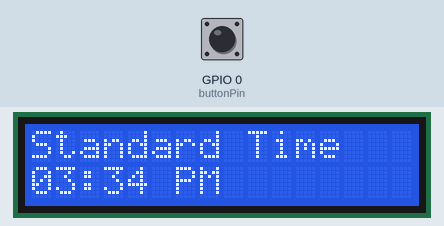
Recording of a sketch running on a simulated ESP32-S3. Parts: 16×2 character LCD. The inputs (shaded band) are chosen by the test bench; at power-on: GPIO 0 (buttonPin) HIGH.

Above: at 1.3 s.
1.4 s: GPIO 0 (buttonPin) pulled LOW for 0.15 s
At 2.6 s:
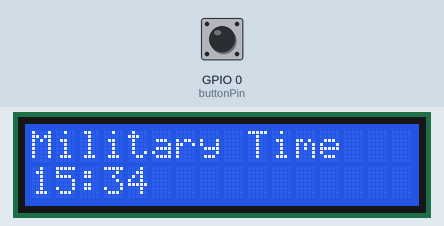
3.0 s: GPIO 0 (buttonPin) pulled LOW for 1 s
At 4.1 s:
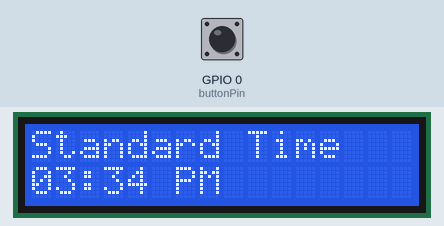
5.5 s: GPIO 0 (buttonPin) pulled LOW for 3.2 s
At 60.5 s:
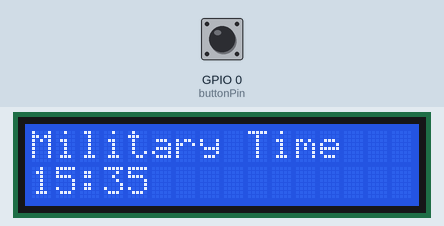
Timing chart, 0 to 61.6 s (numbered marks = the images above; inputs shaded):
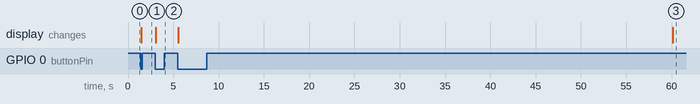

Measured:
- after the input at 1.4 s, the display: changes after 0.05 s (image 1)
- after the input at 3.0 s, the display: changes after 0.05 s (image 2)
- after the input at 5.5 s, the display: first changes after 0.05 s (image 3 shows a later state)

The sketch:

sketch_nov12a_copy_20261113111530_copy_20261113111621.ino
```cpp
#include <Wire.h>
#include <LiquidCrystal_I2C.h>

// LCD setup
LiquidCrystal_I2C lcd(0x27, 16, 2);

// Feather ESP32-S3 BOOT button
const int buttonPin = 0;

// Time format
bool militaryTime = false;
bool lastButton = HIGH;

// Example starting time: 3:34 PM
int hour = 15;
int minute = 34;
int second = 0;

unsigned long previousMillis = 0;

// REUSABLE FUNCTION: Display text on LCD
void displayText(String text, int row) {
  lcd.setCursor(0, row);
  lcd.print("                ");
  lcd.setCursor(0, row);
  lcd.print(text);
}

// REUSABLE FUNCTION: Display standard or military time
void displayTime(int h, int m) {

  char timeText[17];

  if (militaryTime) {

    displayText("Military Time", 0);

    snprintf(timeText, sizeof(timeText),
             "%02d:%02d", h, m);

  } else {

    displayText("Standard Time", 0);

    int standardHour = h % 12;
    if (standardHour == 0) standardHour = 12;

    snprintf(timeText, sizeof(timeText),
             "%02d:%02d %s",
             standardHour, m,
             h >= 12 ? "PM" : "AM");
  }

  displayText(timeText, 1);
}

void setup() {
  Wire.begin();

  lcd.init();
  lcd.backlight();

  pinMode(buttonPin, INPUT_PULLUP);

  previousMillis = millis();

  displayTime(hour, minute);
}

void loop() {

  // Detect button press
  bool currentButton = digitalRead(buttonPin);

  if (lastButton == HIGH && currentButton == LOW) {
    militaryTime = !militaryTime;
    displayTime(hour, minute);
    delay(200);
  }

  lastButton = currentButton;

  // Simulate a running clock
  unsigned long currentMillis = millis();

  if (currentMillis - previousMillis >= 1000) {
    previousMillis += 1000;

    second++;

    if (second >= 60) {
      second = 0;
      minute++;
    }

    if (minute >= 60) {
      minute = 0;
      hour++;
    }

    if (hour >= 24) {
      hour = 0;
    }

    displayTime(hour, minute);
  }
}
```
